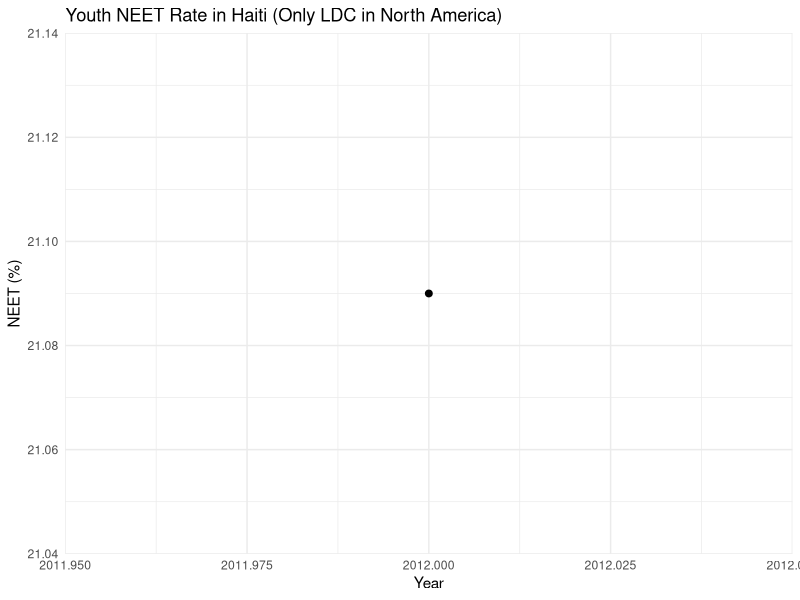

Here is the R script that generated this plot:
library(tidyverse)
library(ggplot2)

ldc <- read.csv("ldc_full_data.csv",
                stringsAsFactors = FALSE)

ldc_north <- ldc %>%
  filter(continent == "North America" &
           !is.na(youth_NIEET))

ggplot(ldc_north, aes(x = year, y = youth_NIEET)) +
  geom_line(color = "darkgreen", size = 1.1) +
  geom_point(size = 2) +
  theme_minimal() +
  labs(title = "Youth NEET Rate in Haiti (Only LDC in North America)",
       x = "Year",
       y = "NEET (%)")